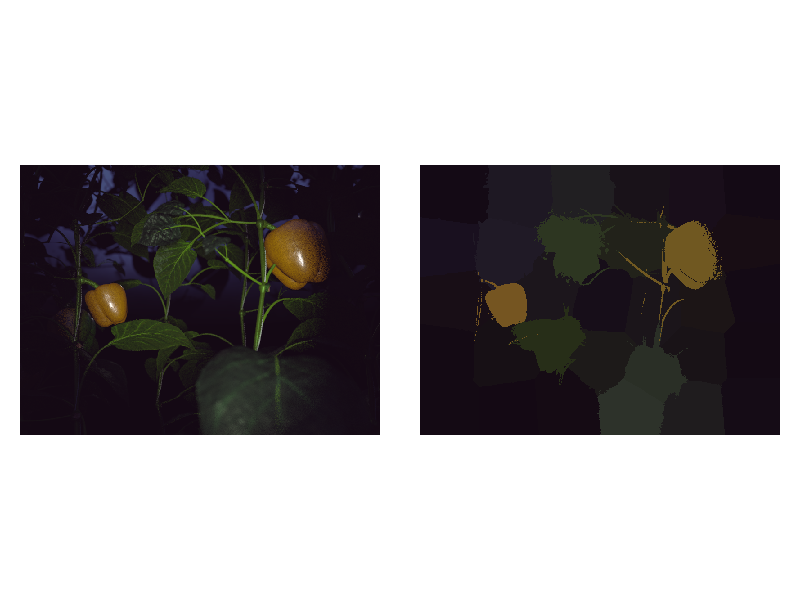

The R source for this figure: (Note: this script raises an error after producing the figure.)
### Demo presenting the code to replicate the first example from the
### 2017 JSS publication on the kohonen package v. 3.0, the image
### segmentation of the pepper plant. Training the SOM for the pepper
### image takes some time, on my laptop approx 40 seconds.

require("kohonen")
require("RColorBrewer")

## function to plot the pepper picture
plot.picture <- function(dmat, what = c("col", "truth"),
                         image.dims = c(600, 800), mycols, ...) {
  what <- match.arg(what)

  if (what == "truth") { # dmat is a factor
    if (missing(mycols)) {
      require(lattice)    
      mycols <- brewer.pal(nlevels(dmat), "Set1")
    }
    myat <- 0:nlevels(dmat) + .5
    immat <- matrix(as.numeric(dmat), image.dims[1], image.dims[2])
    levelplot(t(immat)[,nrow(immat):1], at = myat,
              colorkey = list(at = myat,
                              space = "top",
                              col = mycols,
                              labels = list(at = myat[-1] - .5,
                                            labels = levels(dmat))),
              col.regions = mycols, xlab = "", ylab = "", ...)
   } else { # dmat is a matrix with columns "red", "green" and "blue"
    require("grid")
    immat <- rgb(dmat[,"red"], dmat[,"green"], dmat[,"blue"],
                 maxColorValue = 255)
    dim(immat) <- image.dims
    grid.raster(immat, interpolate = FALSE, ...)
  }
}

### ####################################################################
### Image segmentation example

## Prepare input data
data(peppaPic)
X <- peppaPic[,c("red", "green", "blue")]
Y <- factor(peppaPic[,"truth"])
classes <- c("background", "leaves", "peppers", "peduncles", "stems",
             "sideshoots", "wires", "cuts")
levels(Y) <- classes
coords <- cbind(rep(1:800, each = 600), rep(1:600, 800))
colnames(coords) <- c("x", "y")

imdata <- list("rgb" = X, "truth" = Y, "coords" = coords)

## do segmentation
mygrid <- somgrid(4, 8, "hexagonal")
set.seed(15)
system.time(somsegm1 <- supersom(imdata, whatmap = c("rgb", "coords"),
                                 user.weights = c(1, 9),
                                 grid = mygrid))
## reconstruct the original image
reconstrIm <- predict(somsegm1, newdata = imdata)
X32 <- reconstrIm$predictions[["rgb"]]

plot.picture(X, x = unit(.025, "npc"),
             just = "left", width = unit(.45, "npc"))
plot.picture(X32, x = unit(.525, "npc"), 
             just = "left", width = unit(.45, "npc"))

## find class predictions for map units, concentrate only on peppers
## and leaves
truthpredictions <-
  classmat2classvec(predictions$unit.predictions$truth)
trclasses <- levels(truthpredictions)
trclasses[!(trclasses %in% c("leaves", "peppers"))] <- "other"
levels(truthpredictions) <- trclasses
pepperunits <- which(truthpredictions == "peppers")

## visualize the rgb part of the map, using unit class labels as
## background colors
rgbpalette <- function(n) {
  if (n != 3) stop("Hey! Count again!")
  c("red", "green", "blue")
}
cluscolors <- brewer.pal(nlevels(truthpredictions), "Set3")
unitcols <- cluscolors[as.integer(truthpredictions)]
plot(somsegm1, "codes", whatmap = "rgb", bgcol = unitcols, 
     palette.name = rgbpalette, main = "")
## add unit numbers and a legend on top
idx <- (0:7)*4 + 1
text(somsegm1$grid$pts[idx,1] - .5, somsegm1$grid$pts[idx,2], 
     labels = idx, pos = 2)
add.cluster.boundaries(somsegm1, truthpredictions)
legend("top", legend = rev(levels(truthpredictions)), bty="n",
       pch = rep(21, 3), pt.bg = rev(cluscolors), ncol = 3)

## visualize the pixel location part of the map
dev.new()
plot(somsegm1$codes[["coords"]][,1], 
     max(somsegm1$codes[["coords"]][,2]) - somsegm1$codes[["coords"]][,2],
     pch = 21, cex = 3, axes = FALSE, xlab = "", ylab = "",
     bg = rgb(somsegm1$codes[["rgb"]][,1],
                          somsegm1$codes[["rgb"]][,2],
                          somsegm1$codes[["rgb"]][,3], maxColorValue = 255))
## numbers of pepper units are printed in red
text(somsegm1$codes[["coords"]][,1],
     max(somsegm1$codes[["coords"]][,2]) - 
     somsegm1$codes[["coords"]][,2],
     col = (1:nrow(somsegm1$codes[["coords"]]) %in% pepperunits) + 1,
     labels = 1:nrow(somsegm1$codes[["coords"]]), pos = 1, offset = .8)
box()

## visualize the pixels that are projected to the pepper units
dev.new()
oneclass <- rep("background", 480000)
for (ii in seq(along = pepperunits))
  oneclass[predictions$unit.classif == pepperunits[ii]] <-
    paste("unit", pepperunits[ii])
classcols <- c("lightgray", brewer.pal(length(pepperunits), "Set1"))
plot.picture(factor(oneclass), what = "truth", mycols = classcols,
             scales = list(draw = FALSE))
